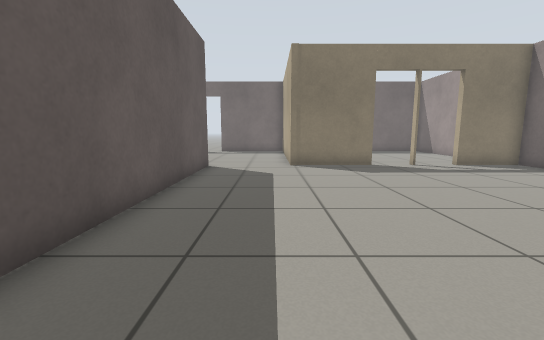
view 1 (above)

16 first-person views from a walk through a world built for the Gazebo simulator. The camera is 0.72 m above the floor, tilts 8° down and sees 90° across. The floor is counted in squares, 0.5 m on a side. Each view is taken from the middle of a square. On the plan, view 1 faces up. The plan holds only what a view shows up to about 13 squares ahead; the rest is blank. Gazebo's built-in surfaces are drawn with simple patterns.

view 2
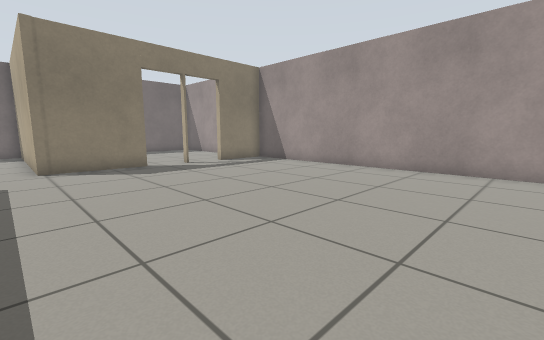

view 3
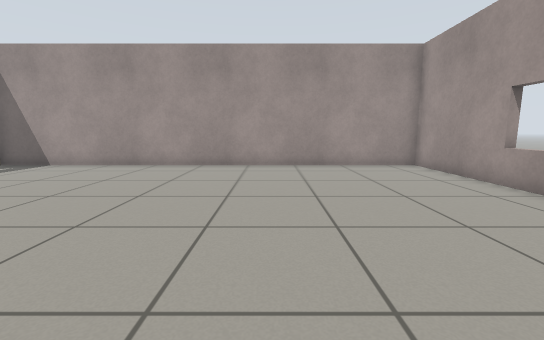

view 4
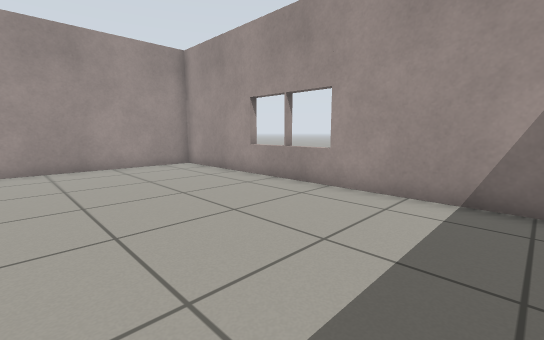

view 5
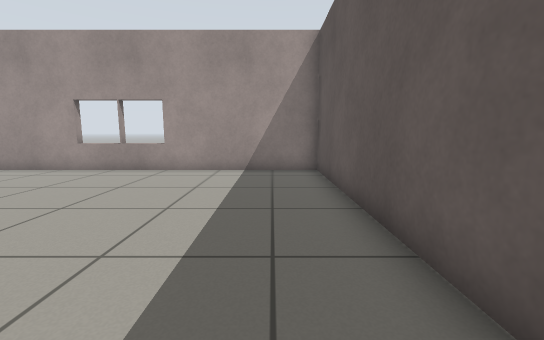

view 6
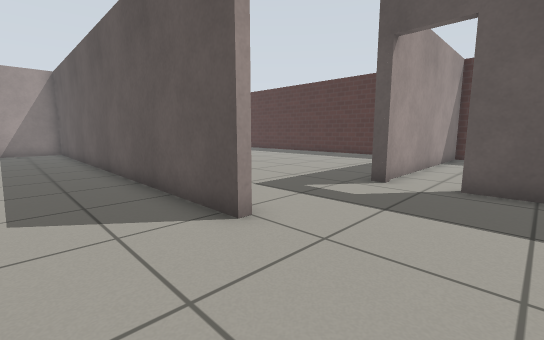

view 7
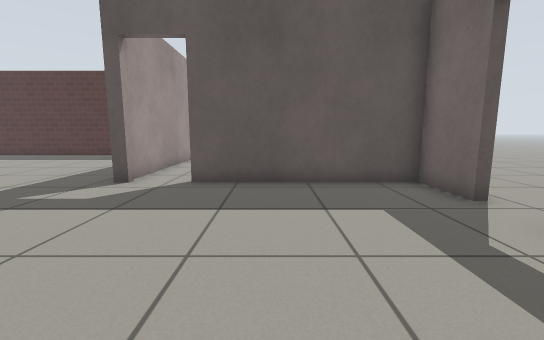

view 8
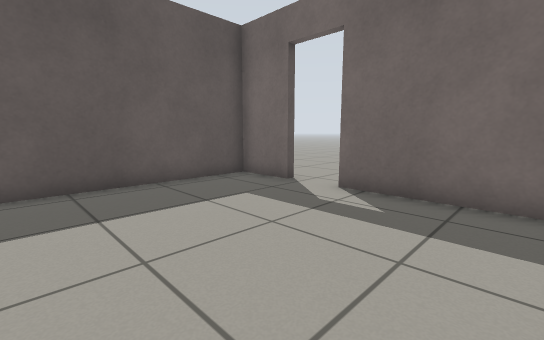

view 9
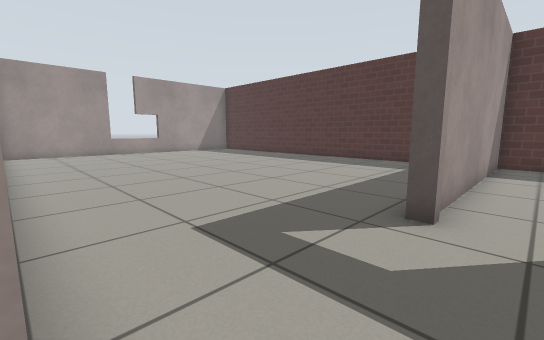

view 10
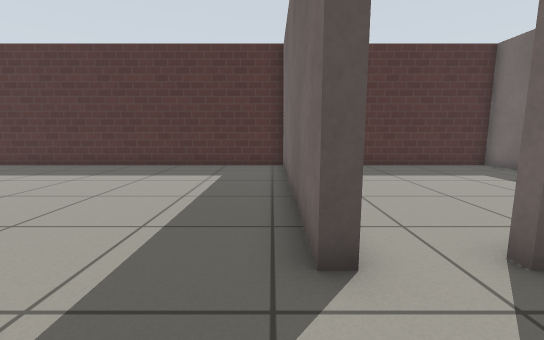

view 11
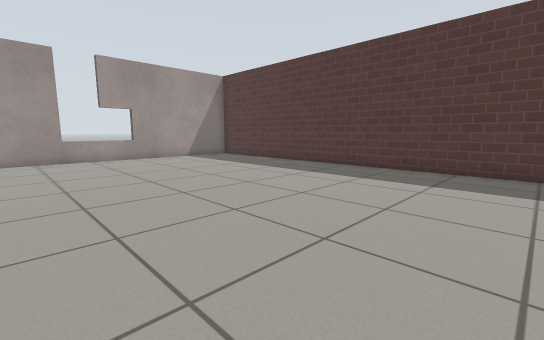

view 12
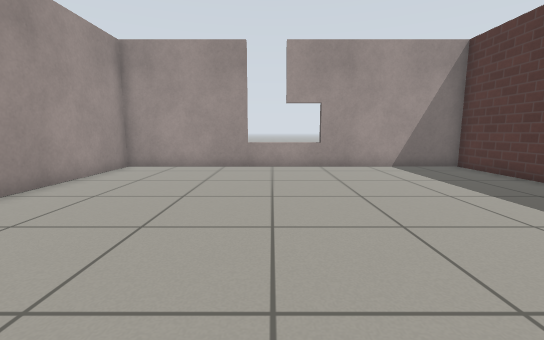

view 13
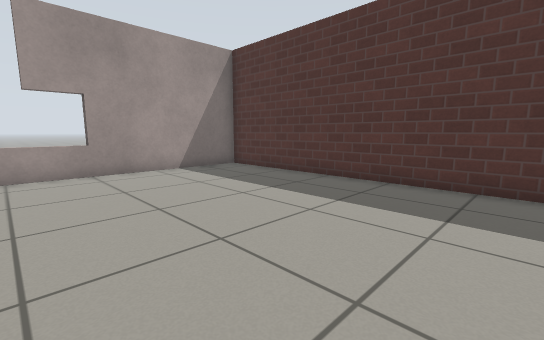

view 14
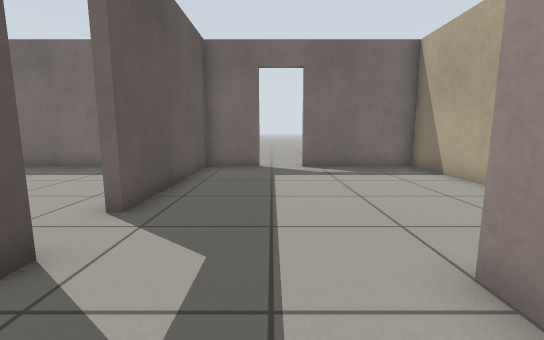

view 15
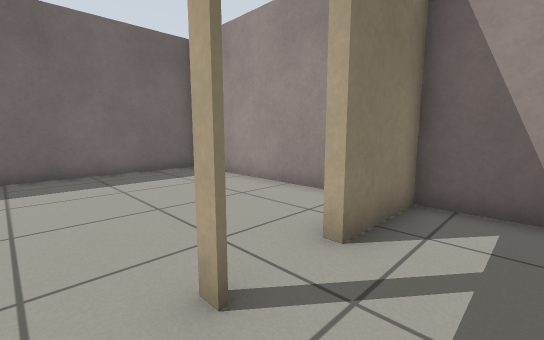

view 16
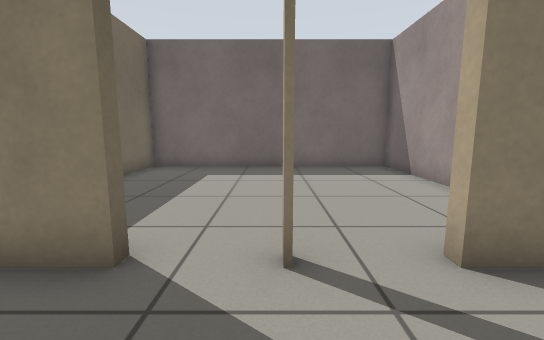

### Floor plan
Ten units are one square. View 1 is at (0, 0); x grows to the right and y downward. Boxes are objects, and circles mark ways between rooms. Rooms are numbered by the first view taken in them; rooms with no view inside come last. Other rooms are left out.
<svg viewBox="-172 -207 284 274">
<path fill="none" stroke="#000" d="M43 -117 8 -117M-27 -115 -27 62 107 62 107 -117 80 -117M-55 -202 -77 -202 -77 -136M-30 -115 -27 -115M-77 -118 -77 -115M8 -117 8 -202 -38 -202M-77 -115 -167 -115 -167 62 -30 62 -30 9M-30 -108 -30 -115M107 -138 107 -202 11 -202 11 -178M-120 -202 -167 -202 -167 -149M-167 -131 -167 -118 -77 -118"/>
<circle cx="-10" cy="-117" r="3" fill="#2a7"/>
<circle cx="65" cy="-120" r="3" fill="#2a7"/>
<circle cx="-55" cy="-110" r="3" fill="#2a7"/>
<circle cx="-80" cy="-125" r="3" fill="#2a7"/>
<text x="40" y="-30">1</text>
<text x="-40" y="-160">2</text>
<text x="-100" y="-30">3</text>
<text x="60" y="-160">4</text>
<text x="-130" y="-160">5</text>
</svg>
Room 1 opens to room 2. Room 1 opens to room 4. Room 2 opens to room 3. Room 2 opens to room 5.

Where each view was taken, in squares from view 1:
view 1: 0 up, 0 right, facing up
view 2: 0 up, 0 right, facing up-right
view 3: 0 up, 1 left, facing right
view 4: 0 up, 1 left, facing down-right
view 5: 4 up, 1 left, facing down
view 6: 15 up, 0 right, facing down-left
view 7: 16 up, 0 right, facing left
view 8: 14 up, 0 right, facing up-left
view 9: 13 up, 3 left, facing down-left
view 10: 11 up, 5 left, facing left
view 11: 9 up, 6 left, facing down-left
view 12: 5 up, 9 left, facing down
view 13: 4 up, 9 left, facing down-left
view 14: 9 up, 5 left, facing up
view 15: 10 up, 5 right, facing up-right
view 16: 9 up, 6 right, facing up
